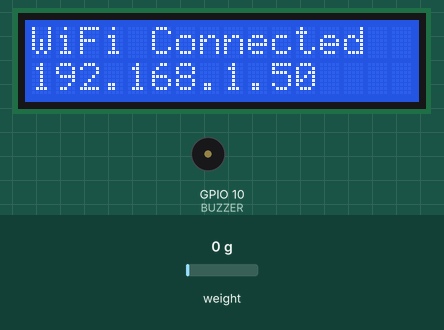
Simulated run of this sketch. Board: ESP32-S3. Parts: 16×2 character LCD, buzzer (waves = sounding, pin HIGH). Inputs (shaded band) come from the test bench; at power-on: weight on the scale 0 g. WiFi joins after 1.5 s; servers stay silent unless stated; what the sketch prints to the serial monitor is not drawn.

Above: at 1.7 s.
At 8.6 s:
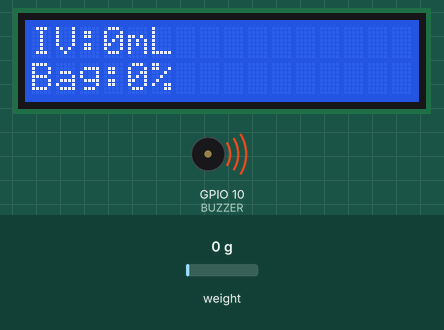
8.7 s: weight on the scale set to 96 g
At 9.7 s:
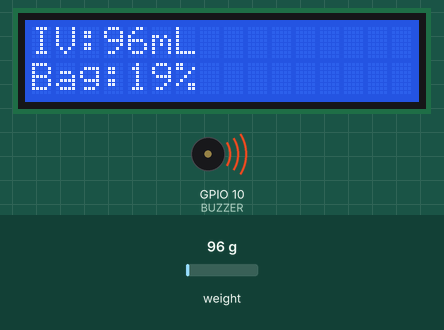
10.4 s: weight on the scale set to 115 g
At 11.4 s:
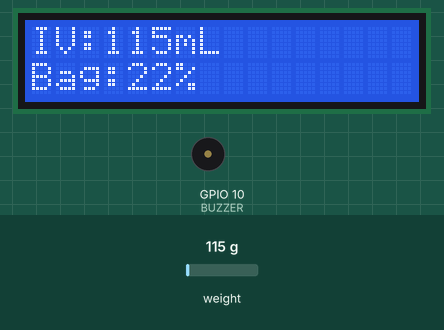
12.5 s: weight on the scale set to 100 g
At 14.4 s:
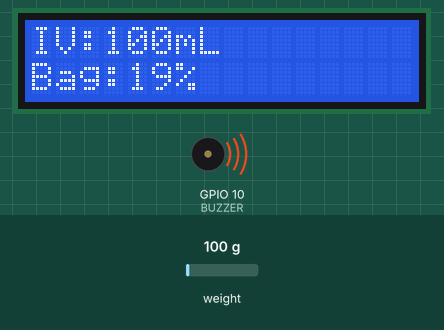
Timing chart, 0 to 15.9 s (numbered marks = the images above; inputs shaded):
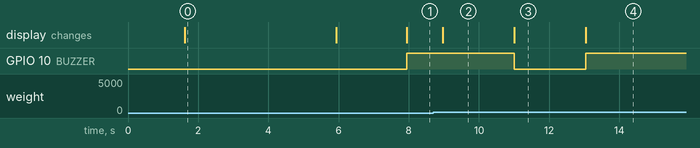

The sketch:

IV_BAG_Sample_code.ino
```cpp
// ------------------------------
// Blynk IoT Configuration
// ------------------------------
#define BLYNK_TEMPLATE_ID "TMPL3a8108C8H"
#define BLYNK_TEMPLATE_NAME "IOT bsed IV Bag monitor"
#define BLYNK_AUTH_TOKEN "L17-***************************"

#define BLYNK_PRINT Serial
#include <WiFi.h>
#include <WiFiClient.h>
#include <BlynkSimpleEsp32.h>
#include <LiquidCrystal_I2C.h>
#include "HX711.h"

// ------------------------------
// LCD Setup (16x2)
// ------------------------------
LiquidCrystal_I2C lcd(0x27, 16, 2);  // define LCD only once

// ------------------------------
// HX711 Pins for ESP32-S3
// ------------------------------
#define DOUT 4   // HX711 DT
#define CLK 5    // HX711 SCK
HX711 scale;   // Create HX711 object without pins

// ------------------------------
// Buzzer Pin
// ------------------------------
#define BUZZER 10

// ------------------------------
// WiFi Credentials
// ------------------------------
char ssid[] = "groot+";
char pass[] = "12345678";

// ------------------------------
// Variables
// ------------------------------
int liter;
int val;
float weight;
float calibration_factor = 102500;
int last_val = -1; // track last percentage for comparison

// ------------------------------
// Setup
// ------------------------------
void setup() {
  Serial.begin(115200);
  lcd.init();
  lcd.backlight();

  pinMode(BUZZER, OUTPUT);
  digitalWrite(BUZZER, LOW);

  // ------------------------------
  // WiFi Connection
  // ------------------------------
  lcd.clear();
  lcd.print("Connecting WiFi...");
  WiFi.begin(ssid, pass);
  int wifi_attempts = 0;
  while (WiFi.status() != WL_CONNECTED) {
    delay(500);
    Serial.print(".");
    wifi_attempts++;
    if (wifi_attempts > 40) {
      Serial.println("\nWiFi Failed! Restarting...");
      lcd.clear();
      lcd.print("WiFi Failed!");
      delay(2000);
      ESP.restart();
    }
  }

  Serial.println();
  Serial.println("WiFi Connected!");
  Serial.print("IP: ");
  Serial.println(WiFi.localIP());
  lcd.clear();
  lcd.print("WiFi Connected");
  lcd.setCursor(0, 1);
  lcd.print(WiFi.localIP().toString());
  delay(2000);

  // ------------------------------
  // HX711 Initialization
  // ------------------------------
  Serial.println("Remove all weight from scale");
  scale.begin(DOUT, CLK);
  scale.set_scale();
  scale.tare();
  long zero_factor = scale.read_average();
  Serial.print("Zero factor: ");
  Serial.println(zero_factor);

  // ------------------------------
  // Blynk Connection
  // ------------------------------
  Blynk.config(BLYNK_AUTH_TOKEN);
  if (Blynk.connect()) {
    Serial.println("Blynk Connected!");
    lcd.clear();
    lcd.print("Blynk Connected");
  } else {
    Serial.println("Blynk Connection Failed!");
    lcd.clear();
    lcd.print("Blynk Failed!");
  }
  delay(1500);
}

// ------------------------------
// Main Loop
// ------------------------------
void loop() {
  Blynk.run();
  measureweight();
}

// ------------------------------
// Measure Weight Function
// ------------------------------
void measureweight() {
  scale.set_scale(calibration_factor);
  weight = scale.get_units(5);

  if (weight < 0) weight = 0.0;

  liter = weight * 1000;
  val = map(liter, 0, 505, 0, 100);

  // Display on LCD
  lcd.clear();
  lcd.setCursor(0, 0);
  lcd.print("IV:");
  lcd.print(liter);
  lcd.print("mL");
  lcd.setCursor(0, 1);
  lcd.print("Bag:");
  lcd.print(val);
  lcd.print("%");

  // Serial Output
  Serial.print("Weight: ");
  Serial.print(weight, 3);
  Serial.println(" Kg");
  Serial.print("IV Bottle: ");
  Serial.print(liter);
  Serial.println(" mL");
  Serial.print("IV Bag Percent: ");
  Serial.print(val);
  Serial.println("%");
  Serial.println();

  // ------------------------------
  // Alerts and Buzzer Logic
  // ------------------------------
  if (val != last_val) { // Only act if value changes
    if (val <= 50 && val >= 40) {
      Blynk.logEvent("iv_alert", "IV Bottle is 50%");
      digitalWrite(BUZZER, HIGH);
      delay(100);
      digitalWrite(BUZZER, LOW);
      delay(100);
    }
    else if (val <= 20) {
      Blynk.logEvent("iv_alert", "IV Bottle is too LOW");
      digitalWrite(BUZZER, HIGH);
    }
    else {
      digitalWrite(BUZZER, LOW);
    }
    last_val = val; // update last value
  }

  // ------------------------------
  // Send data to Blynk
  // ------------------------------
  Blynk.virtualWrite(V0, liter);
  Blynk.virtualWrite(V1, val);

  delay(500);
}
```

Measured:
- the behaviour switches between 106 and 107 g on weight on the scale (found by bisection; images 2 and 3)
- after the input at 8.7 s, the display: changes after 0.27 s (image 2)
- after the input at 10.4 s, GPIO 10 (BUZZER): HIGH → LOW after 0.60 s; the display: changes after 0.60 s (image 3)
- after the input at 12.5 s, GPIO 10 (BUZZER): LOW → HIGH after 0.54 s; the display: changes after 0.54 s (image 4)
- what the display in image 0 shows lasts 4.3 s, from 1.6 s to 5.9 s
